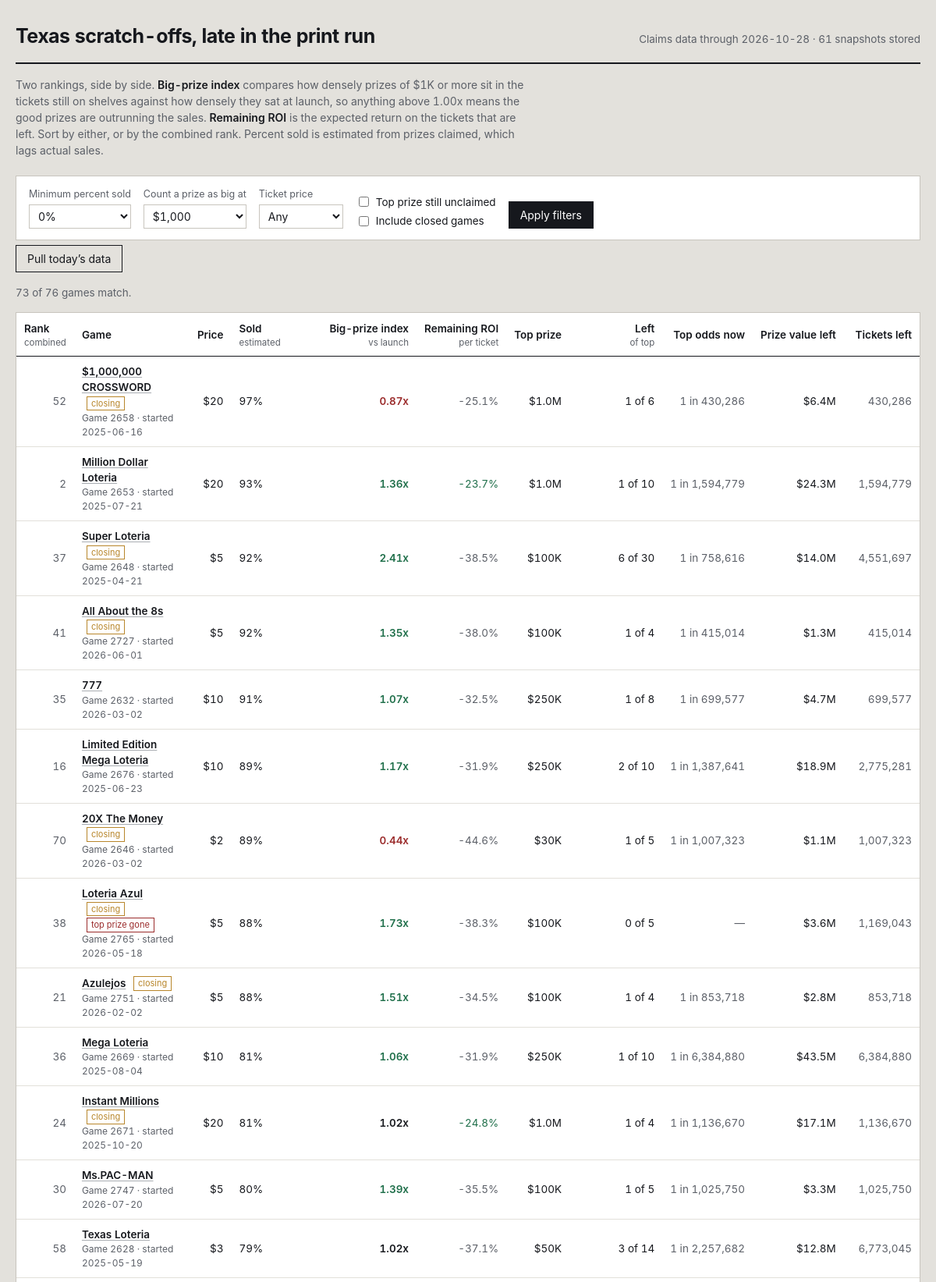
The page /?sort=sold (upper part) on the database its author committed.
### tables this page shows
CREATE TABLE games (
    game_number   INTEGER PRIMARY KEY,
    game_name     TEXT,
    ticket_price  REAL,
    start_date    TEXT,
    close_date    TEXT,
    total_tickets INTEGER,
    overall_odds  REAL,
    details_url   TEXT,
    closing_soon  INTEGER DEFAULT 0,
    active        INTEGER DEFAULT 1,
    first_seen    TEXT,
    last_seen     TEXT
);

### app.py (the view)
@app.route("/")
def index():
    conn = db.connect()
    db.init(conn)
    latest = db.latest_snapshot_date(conn)
    if not latest:
        conn.close()
        return render_template("empty.html", running=_refresh_state["running"])
    big_threshold = float(request.args.get("big", 1000))
    min_sold = float(request.args.get("min_sold", 0)) / 100.0
    price_filter = request.args.get("price", "")
    include_closed = request.args.get("closed") == "1"
    sort_key = request.args.get("sort", "combined")
    only_top = request.args.get("top_left") == "1"
    rows = _snapshot_rows(conn, latest, big_threshold)
    games = db.load_games(conn)
    shown = []
    for r in rows:
        g = games.get(r["game_number"], {})
        if not include_closed and not g.get("active", 1):
            continue
        if r["pct_sold"] < min_sold:
            continue
        if price_filter and float(price_filter) != r["price"]:
            continue
        if only_top and not r["top_left"]:
            continue
        shown.append(r)
    col, desc = SORTS.get(sort_key, SORTS["combined"])
    shown.sort(key=lambda r: (r.get(col) is None, r.get(col) if r.get(col) is not None else 0),
               reverse=desc)
    if not desc:
        shown = [r for r in shown if r.get(col) is not None] + \
                [r for r in shown if r.get(col) is None]
    prices = sorted({r["price"] for r in rows if r["price"]})
    history_dates = db.snapshot_dates(conn)
    conn.close()
    return render_template(
        "index.html",
        rows=shown,
        total=len(rows),
        snapshot_date=latest,
        snapshot_count=len(history_dates),
        big_threshold=int(big_threshold),
        min_sold=int(min_sold * 100),
        price_filter=price_filter,
        include_closed=include_closed,
        only_top=only_top,
        sort_key=sort_key,
        prices=prices,
        running=_refresh_state["running"],
    )

### app.py (called while the page is built)
def _snapshot_rows(conn, snapshot_date, big_threshold):
    games = db.load_games(conn)
    snap = db.load_snapshot(conn, snapshot_date)
    return metrics.rank_all(games, snap, big_threshold)

@app.template_filter("pct")
def fmt_pct(v, digits=1):
    return "—" if v is None else f"{v * 100:.{digits}f}%"

@app.template_filter("money")
def fmt_money(v):
    if v is None:
        return "—"
    if v >= 1_000_000:
        return f"${v / 1_000_000:.1f}M"
    if v >= 1_000:
        return f"${v / 1_000:,.0f}K"
    return f"${v:,.0f}"

@app.template_filter("num")
def fmt_num(v):
    return "—" if v is None else f"{v:,.0f}"

@app.template_filter("factor")
def fmt_factor(v):
    return "—" if v is None else f"{v:.2f}x"

@app.template_filter("odds")
def fmt_odds(v):
    return "—" if v is None else f"1 in {v:,.0f}"

### db.py (called while the page is built)
def connect(path=None):
    conn = sqlite3.connect(path or DB_PATH)
    conn.row_factory = sqlite3.Row
    conn.execute("PRAGMA foreign_keys = ON")
    return conn

def init(conn):
    conn.executescript(SCHEMA)
    conn.commit()

def latest_snapshot_date(conn):
    row = conn.execute("SELECT MAX(snapshot_date) AS d FROM prize_snapshots").fetchone()
    return row["d"] if row else None

def snapshot_dates(conn, game_number=None):
    if game_number is None:
        q = "SELECT DISTINCT snapshot_date FROM prize_snapshots ORDER BY snapshot_date"
        return [r[0] for r in conn.execute(q)]
    q = "SELECT DISTINCT snapshot_date FROM prize_snapshots WHERE game_number = ? ORDER BY snapshot_date"
    return [r[0] for r in conn.execute(q, (game_number,))]

def load_snapshot(conn, snapshot_date):
    out = {}
    q = """SELECT game_number, prize_level, total_prizes, prizes_claimed
           FROM prize_snapshots WHERE snapshot_date = ?"""
    for r in conn.execute(q, (snapshot_date,)):
        g = out.setdefault(r["game_number"], {"total": None, "levels": {}})
        if r["prize_level"] < 0:
            g["total"] = (r["total_prizes"], r["prizes_claimed"])
        else:
            g["levels"][r["prize_level"]] = (r["total_prizes"], r["prizes_claimed"])
    return out

def load_games(conn):
    return {r["game_number"]: dict(r) for r in conn.execute("SELECT * FROM games")}

### metrics.py (called while the page is built)
def _safe_div(a, b):
    return a / b if b else None

### templates/index.html (shortened to what this page needs)
{% extends "base.html" %}
{% macro sortlink(key, label, hint='') %}
  {% set q = request.args.to_dict() %}
  {% set _ = q.update({'sort': key}) %}
  <a href="{{ url_for('index', **q) }}">{{ label }}</a>
  {% if hint %}<span class="hint">{{ hint }}</span>{% endif %}
{% endmacro %}
{% block body %}
<header class="masthead">
  <h1>Texas scratch-offs, late in the print run</h1>
  <div class="meta">
    Claims data through {{ snapshot_date }} · {{ snapshot_count }} snapshot{{ '' if snapshot_count == 1 else 's' }} stored
  </div>
</header>
<p class="primer">
  Two rankings, side by side. <strong>Big-prize index</strong> compares how densely prizes of
  {{ big_threshold | money }} or more sit in the tickets still on shelves against how densely they
  sat at launch, so anything above 1.00x means the good prizes are outrunning the sales.
  <strong>Remaining ROI</strong> is the expected return on the tickets that are left. Sort by either,
  or by the combined rank. Percent sold is estimated from prizes claimed, which lags actual sales.
</p>
<form class="controls" method="get" action="{{ url_for('index') }}">
  <div class="field">
    <label for="min_sold">Minimum percent sold</label>
    <select id="min_sold" name="min_sold">
      {% for v in [0, 25, 50, 60, 70, 80, 90] %}
        <option value="{{ v }}" {{ 'selected' if min_sold == v }}>{{ v }}%</option>
      {% endfor %}
    </select>
  </div>
  <div class="field">
    <label for="big">Count a prize as big at</label>
    <select id="big" name="big">
      {% for v in [100, 500, 1000, 5000, 10000, 50000, 100000] %}
        <option value="{{ v }}" {{ 'selected' if big_threshold == v }}>${{ '{:,}'.format(v) }}</option>
      {% endfor %}
    </select>
  </div>
  <div class="field">
    <label for="price">Ticket price</label>
    <select id="price" name="price">
      <option value="">Any</option>
    </select>
  </div>
  <div class="checks">
    <label><input type="checkbox" name="top_left" value="1" {{ 'checked' if only_top }}> Top prize still unclaimed</label>
    <label><input type="checkbox" name="closed" value="1" {{ 'checked' if include_closed }}> Include closed games</label>
  </div>
  <button type="submit">Apply filters</button>
</form>
<form method="post" action="{{ url_for('do_refresh') }}" style="margin-bottom:16px">
  <button class="ghost" type="submit" {{ 'disabled' if running }}>
    {{ 'Pulling new data…' if running else 'Pull today’s data' }}
  </button>
</form>
<p class="count">{{ rows | length }} of {{ total }} games match.</p>
<div class="scroll">
<table>
  <thead>
    <tr>
      <th class="left">{{ sortlink('combined', 'Rank', 'combined') }}</th>
      <th class="left">Game</th>
      <th>{{ sortlink('price', 'Price') }}</th>
      <th class="left">{{ sortlink('sold', 'Sold', 'estimated') }}</th>
      <th>{{ sortlink('big', 'Big-prize index', 'vs launch') }}</th>
      <th>{{ sortlink('ev', 'Remaining ROI', 'per ticket') }}</th>
      <th>{{ sortlink('top_prize', 'Top prize') }}</th>
      <th>{{ sortlink('top_left', 'Left', 'of top') }}</th>
      <th>Top odds now</th>
      <th>{{ sortlink('value_left', 'Prize value left') }}</th>
      <th>Tickets left</th>
    </tr>
  </thead>
  <tbody>
  {% for r in rows %}
    <tr>
      <td class="rank">{{ r.rank_overall or '—' }}</td>
      <td class="left">
        <a class="name" href="{{ url_for('game_detail', game_number=r.game_number, big=big_threshold) }}">{{ r.game_name }}</a>
        {% if r.closing_soon %}<span class="tag">closing</span>{% endif %}
        {% if r.top_left == 0 %}<span class="tag out">top prize gone</span>{% endif %}
        <span class="sub">Game {{ r.game_number }}{% if r.start_date %} · started {{ r.start_date }}{% endif %}</span>
      </td>
      <td>${{ r.price | int }}</td>
      <td class="left sold {{ 'deep' if r.pct_sold >= 0.75 }}">
        {{ r.pct_sold | pct(0) }}
      </td>
      <td class="strong {{ 'pos' if r.big_index and r.big_index > 1.05 else ('neg' if r.big_index and r.big_index < 0.95 else '') }}">
        {{ r.big_index | factor }}
      </td>
      <td class="{{ 'pos' if r.roi_now and r.roi_now > (r.roi_start or -1) else 'dim' }}">
        {{ r.roi_now | pct }}
      </td>
      <td>{{ r.top_prize | money }}</td>
      <td>{{ r.top_left }} of {{ r.top_printed }}</td>
      <td class="dim">{{ r.top_odds_now | odds }}</td>
      <td>{{ r.value_left | money }}</td>
      <td class="dim">{{ r.tickets_left | num }}</td>
    </tr>
  {% else %}
    <tr><td colspan="11" class="left dim" style="padding:22px">No games match these filters. Loosen the minimum percent sold or clear the price filter.</td></tr>
  {% endfor %}
  </tbody>
</table>
</div>
{% endblock %}

### static/style.css (style rules this page uses)
:root { --paper: #e3e1dc; --card: #ffffff; --ink: #16181d; --ink-soft: #5c6068; --rule: #c8c5be; --rule-soft: #e2e0da; --latex: #a9adb2; --good: #1f6f4a; --bad: #9b2c2c; --foil: #b8862b; --focus: #2d5bb9; }
* { box-sizing: border-box; }
html { -webkit-text-size-adjust: 100%; }
body { margin: 0; background: var(--paper); color: var(--ink); font-family: "Inter", "Segoe UI", -apple-system, BlinkMacSystemFont, Roboto, Helvetica, Arial, sans-serif; font-size: 15px; line-height: 1.5; font-variant-numeric: tabular-nums; }
a { color: var(--ink); text-decoration-color: var(--latex); text-underline-offset: 2px; }
.masthead { display: flex; flex-wrap: wrap; align-items: baseline; gap: 8px 20px; padding-bottom: 14px; border-bottom: 2px solid var(--ink); }
.masthead h1 { margin: 0; font-size: 25px; font-weight: 650; letter-spacing: -0.02em; }
.masthead .meta { color: var(--ink-soft); font-size: 13.5px; margin-left: auto; }
.primer { margin: 16px 0 22px; max-width: 74ch; color: var(--ink-soft); font-size: 14px; }
.primer strong { color: var(--ink); font-weight: 600; }
.controls { display: flex; flex-wrap: wrap; align-items: flex-end; gap: 16px; padding: 14px 16px; background: var(--card); border: 1px solid var(--rule); margin-bottom: 6px; }
.field { display: flex; flex-direction: column; gap: 4px; }
.field label { font-size: 12.5px; color: var(--ink-soft); }
.field select, .field input[type="number"] { font: inherit; font-size: 14px; padding: 5px 7px; border: 1px solid var(--rule); background: #fff; color: var(--ink); min-width: 108px; }
.checks { display: flex; flex-direction: column; gap: 4px; font-size: 13.5px; }
.checks label { display: flex; align-items: center; gap: 6px; }
button, .btn { font: inherit; font-size: 14px; padding: 6px 14px; border: 1px solid var(--ink); background: var(--ink); color: #fff; cursor: pointer; }
button.ghost { background: transparent; color: var(--ink); }
.count { font-size: 13.5px; color: var(--ink-soft); margin: 0 0 14px; }
.scroll { overflow-x: auto; background: var(--card); border: 1px solid var(--rule); }
table { border-collapse: collapse; width: 100%; font-size: 13.5px; }
thead th { position: sticky; top: 0; background: var(--card); text-align: right; font-weight: 600; padding: 10px 10px 8px; border-bottom: 1.5px solid var(--ink); white-space: nowrap; z-index: 2; }
thead th:first-child, thead th.left { text-align: left; }
thead th a { text-decoration: none; }
thead th .hint { display: block; font-weight: 400; font-size: 11.5px; color: var(--ink-soft); }
tbody td { padding: 9px 10px; border-bottom: 1px solid var(--rule-soft); text-align: right; white-space: nowrap; }
tbody td.left { text-align: left; white-space: normal; }
.rank { color: var(--ink-soft); width: 42px; }
.name { font-weight: 560; }
.sub { display: block; font-size: 12px; color: var(--ink-soft); font-weight: 400; }
.tag { display: inline-block; font-size: 11px; padding: 0 5px; border: 1px solid var(--foil); color: var(--foil); margin-left: 6px; vertical-align: 1px; }
.tag.out { border-color: var(--bad); color: var(--bad); }
.sold { min-width: 116px; }
.pos { color: var(--good); }
.neg { color: var(--bad); }
.dim { color: var(--ink-soft); }
.strong { font-weight: 620; }

### rows shown on the page
games: rank_overall "52", game_name "$1,000,000 CROSSWORD", closing_soon "closing", game_number "2658", start_date "2025-06-16", price "20", pct_sold|pct "97%", big_index|factor "0.87x", roi_now|pct "-25.1%", top_prize "$1.0M", top_left "1", top_printed "6", top_odds_now|odds "1 in 430,286", value_left "$6.4M", tickets_left|num "430,286"
games: rank_overall "2", game_name "Million Dollar Loteria", game_number "2653", start_date "2025-07-21", price "20", pct_sold|pct "93%", big_index|factor "1.36x", roi_now|pct "-23.7%", top_prize "$1.0M", top_left "1", top_printed "10", top_odds_now|odds "1 in 1,594,779", value_left "$24.3M", tickets_left|num "1,594,779"
games: rank_overall "37", game_name "Super Loteria", closing_soon "closing", game_number "2648", start_date "2025-04-21", price "5", pct_sold|pct "92%", big_index|factor "2.41x", roi_now|pct "-38.5%", top_prize "$100K", top_left "6", top_printed "30", top_odds_now|odds "1 in 758,616", value_left "$14.0M", tickets_left|num "4,551,697"
games: rank_overall "41", game_name "All About the 8s", closing_soon "closing", game_number "2727", start_date "2026-06-01", price "5", pct_sold|pct "92%", big_index|factor "1.35x", roi_now|pct "-38.0%", top_prize "$100K", top_left "1", top_printed "4", top_odds_now|odds "1 in 415,014", value_left "$1.3M", tickets_left|num "415,014"
games: rank_overall "35", game_name "777", game_number "2632", start_date "2026-03-02", price "10", pct_sold|pct "91%", big_index|factor "1.07x", roi_now|pct "-32.5%", top_prize "$250K", top_left "1", top_printed "8", top_odds_now|odds "1 in 699,577", value_left "$4.7M", tickets_left|num "699,577"
games: rank_overall "16", game_name "Limited Edition Mega Loteria", game_number "2676", start_date "2025-06-23", price "10", pct_sold|pct "89%", big_index|factor "1.17x", roi_now|pct "-31.9%", top_prize "$250K", top_left "2", top_printed "10", top_odds_now|odds "1 in 1,387,641", value_left "$18.9M", tickets_left|num "2,775,281"
games: rank_overall "70", game_name "20X The Money", closing_soon "closing", game_number "2646", start_date "2026-03-02", price "2", pct_sold|pct "89%", big_index|factor "0.44x", roi_now|pct "-44.6%", top_prize "$30K", top_left "1", top_printed "5", top_odds_now|odds "1 in 1,007,323", value_left "$1.1M", tickets_left|num "1,007,323"
games: rank_overall "38", game_name "Loteria Azul", closing_soon "closing", shows "top prize gone", game_number "2765", start_date "2026-05-18", price "5", pct_sold|pct "88%", big_index|factor "1.73x", roi_now|pct "-38.3%", top_prize "$100K", top_left "0", top_printed "5", top_odds_now|odds "—", value_left "$3.6M", tickets_left|num "1,169,043"
games: rank_overall "21", game_name "Azulejos", closing_soon "closing", game_number "2751", start_date "2026-02-02", price "5", pct_sold|pct "88%", big_index|factor "1.51x", roi_now|pct "-34.5%", top_prize "$100K", top_left "1", top_printed "4", top_odds_now|odds "1 in 853,718", value_left "$2.8M", tickets_left|num "853,718"
games: rank_overall "36", game_name "Mega Loteria", game_number "2669", start_date "2025-08-04", price "10", pct_sold|pct "81%", big_index|factor "1.06x", roi_now|pct "-31.9%", top_prize "$250K", top_left "1", top_printed "10", top_odds_now|odds "1 in 6,384,880", value_left "$43.5M", tickets_left|num "6,384,880"
games: rank_overall "24", game_name "Instant Millions", closing_soon "closing", game_number "2671", start_date "2025-10-20", price "20", pct_sold|pct "81%", big_index|factor "1.02x", roi_now|pct "-24.8%", top_prize "$1.0M", top_left "1", top_printed "4", top_odds_now|odds "1 in 1,136,670", value_left "$17.1M", tickets_left|num "1,136,670"
games: rank_overall "30", game_name "Ms.PAC-MAN", game_number "2747", start_date "2026-07-20", price "5", pct_sold|pct "80%", big_index|factor "1.39x", roi_now|pct "-35.5%", top_prize "$100K", top_left "1", top_printed "5", top_odds_now|odds "1 in 1,025,750", value_left "$3.3M", tickets_left|num "1,025,750"
games: rank_overall "58", game_name "Texas Loteria", game_number "2628", start_date "2025-05-19", price "3", pct_sold|pct "79%", big_index|factor "1.02x", roi_now|pct "-37.1%", top_prize "$50K", top_left "3", top_printed "14", top_odds_now|odds "1 in 2,257,682", value_left "$12.8M", tickets_left|num "6,773,045"

### other values the page prints
{{ snapshot_date }} "2026-10-28"
{{ snapshot_count }} "61"
{{ '' if snapshot_count == 1 else 's' }} "s"
{{ big_threshold | money }} "$1K"
{{ 'Pulling new data…' if running else 'Pull today’s data' }} "Pull today’s data"
{{ rows | length }} "73"
{{ total }} "76"
{{ label }} "Rank Price Sold Big-prize index Remaining ROI Top prize Left Prize value left"
{{ hint }} "combined estimated vs launch per ticket of top"
form field min_sold "0%"
